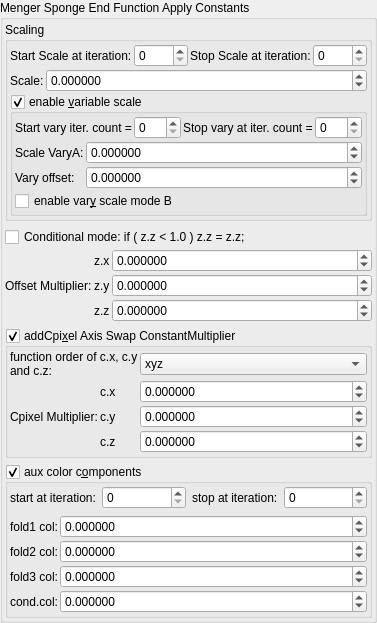
    <widget class="QGroupBox" name="groupBox_3">
     <property name="title">
      <string>Menger Sponge End Function Apply Constants</string>
     </property>
     <layout class="QVBoxLayout" name="verticalLayout_5">
      <property name="leftMargin">
       <number>2</number>
      </property>
      <property name="topMargin">
       <number>2</number>
      </property>
      <property name="rightMargin">
       <number>2</number>
      </property>
      <property name="bottomMargin">
       <number>2</number>
      </property>
      <item>
       <widget class="QGroupBox" name="groupBox_4">
        <property name="title">
         <string>Scaling</string>
        </property>
        <layout class="QVBoxLayout" name="verticalLayout_13" stretch="0,0,0">
         <property name="spacing">
          <number>2</number>
         </property>
         <property name="leftMargin">
          <number>2</number>
         </property>
         <property name="topMargin">
          <number>2</number>
         </property>
         <property name="rightMargin">
          <number>2</number>
         </property>
         <property name="bottomMargin">
          <number>2</number>
         </property>
         <item>
          <layout class="QGridLayout" name="gridLayout_14" columnstretch="0,1,0,1">
           <item row="1" column="2">
            <widget class="QLabel" name="label_52">
             <property name="text">
              <string>Stop Scale at iteration:</string>
             </property>
            </widget>
           </item>
           <item row="1" column="0">
            <widget class="QLabel" name="label_66">
             <property name="text">
              <string>Start Scale at iteration:</string>
             </property>
            </widget>
           </item>
           <item row="1" column="1">
            <widget class="MySpinBox" name="spinboxInt_transf_start_iterations_S">
             <property name="sizePolicy">
              <sizepolicy hsizetype="Minimum" vsizetype="Maximum">
               <horstretch>0</horstretch>
               <verstretch>0</verstretch>
              </sizepolicy>
             </property>
             <property name="maximum">
              <number>999</number>
             </property>
            </widget>
           </item>
           <item row="1" column="3">
            <widget class="MySpinBox" name="spinboxInt_transf_stop_iterations_S">
             <property name="sizePolicy">
              <sizepolicy hsizetype="Minimum" vsizetype="Maximum">
               <horstretch>0</horstretch>
               <verstretch>0</verstretch>
              </sizepolicy>
             </property>
             <property name="maximum">
              <number>999</number>
             </property>
            </widget>
           </item>
          </layout>
         </item>
         <item>
          <layout class="QGridLayout" name="gridLayout_17" columnstretch="0,1">
           <property name="spacing">
            <number>2</number>
           </property>
           <item row="1" column="0">
            <widget class="QLabel" name="label_9">
             <property name="text">
              <string>Scale:</string>
             </property>
            </widget>
           </item>
           <item row="1" column="1">
            <widget class="MyDoubleSpinBox" name="spinbox_transf_scale_3">
             <property name="sizePolicy">
              <sizepolicy hsizetype="Minimum" vsizetype="Maximum">
               <horstretch>0</horstretch>
               <verstretch>0</verstretch>
              </sizepolicy>
             </property>
             <property name="prefix">
              <string/>
             </property>
             <property name="suffix">
              <string/>
             </property>
             <property name="decimals">
              <number>6</number>
             </property>
             <property name="minimum">
              <double>-99.998999999999995</double>
             </property>
             <property name="maximum">
              <double>99.998999999999995</double>
             </property>
             <property name="singleStep">
              <double>0.100000000000000</double>
             </property>
            </widget>
           </item>
          </layout>
         </item>
         <item>
          <widget class="MyGroupBox" name="groupCheck_transf_function_enabledF_false">
           <property name="title">
            <string>enable &amp;variable scale</string>
           </property>
           <property name="checkable">
            <bool>true</bool>
           </property>
           <layout class="QVBoxLayout" name="verticalLayout_15" stretch="0,0">
            <property name="spacing">
             <number>2</number>
            </property>
            <property name="leftMargin">
             <number>2</number>
            </property>
            <property name="topMargin">
             <number>2</number>
            </property>
            <property name="rightMargin">
             <number>2</number>
            </property>
            <property name="bottomMargin">
             <number>2</number>
            </property>
            <item>
             <layout class="QHBoxLayout" name="horizontalLayout" stretch="0,1,0,1">
              <property name="topMargin">
               <number>0</number>
              </property>
              <item>
               <widget class="QLabel" name="label_75">
                <property name="text">
                 <string>Start vary iter. count =</string>
                </property>
                <property name="wordWrap">
                 <bool>true</bool>
                </property>
               </widget>
              </item>
              <item>
               <widget class="MySpinBox" name="spinboxInt_transf_start_iterations_Y">
                <property name="sizePolicy">
                 <sizepolicy hsizetype="Minimum" vsizetype="Maximum">
                  <horstretch>0</horstretch>
                  <verstretch>0</verstretch>
                 </sizepolicy>
                </property>
                <property name="minimum">
                 <number>0</number>
                </property>
                <property name="maximum">
                 <number>999</number>
                </property>
                <property name="value">
                 <number>0</number>
                </property>
               </widget>
              </item>
              <item>
               <widget class="QLabel" name="label_62">
                <property name="text">
                 <string>Stop vary at iter. count =</string>
                </property>
                <property name="wordWrap">
                 <bool>true</bool>
                </property>
               </widget>
              </item>
              <item>
               <widget class="MySpinBox" name="spinboxInt_transf_stop_iterations_Y">
                <property name="sizePolicy">
                 <sizepolicy hsizetype="Preferred" vsizetype="Maximum">
                  <horstretch>0</horstretch>
                  <verstretch>0</verstretch>
                 </sizepolicy>
                </property>
                <property name="maximum">
                 <number>999</number>
                </property>
               </widget>
              </item>
             </layout>
            </item>
            <item>
             <layout class="QGridLayout" name="gridLayout_32" columnstretch="0,1">
              <property name="spacing">
               <number>2</number>
              </property>
              <item row="3" column="0" colspan="2">
               <widget class="MyCheckBox" name="checkBox_transf_function_enabledM_false">
                <property name="text">
                 <string>enable var&amp;y scale mode B</string>
                </property>
               </widget>
              </item>
              <item row="1" column="1">
               <widget class="MyDoubleSpinBox" name="spinbox_transf_scale_vary_0">
                <property name="sizePolicy">
                 <sizepolicy hsizetype="Minimum" vsizetype="Maximum">
                  <horstretch>0</horstretch>
                  <verstretch>0</verstretch>
                 </sizepolicy>
                </property>
                <property name="prefix">
                 <string/>
                </property>
                <property name="suffix">
                 <string/>
                </property>
                <property name="decimals">
                 <number>6</number>
                </property>
                <property name="minimum">
                 <double>-100000.000000000000000</double>
                </property>
                <property name="maximum">
                 <double>100000.000000000000000</double>
                </property>
                <property name="singleStep">
                 <double>0.100000000000000</double>
                </property>
               </widget>
              </item>
              <item row="2" column="0">
               <widget class="QLabel" name="label_150">
                <property name="text">
                 <string>Vary offset:</string>
                </property>
               </widget>
              </item>
              <item row="2" column="1">
               <widget class="MyDoubleSpinBox" name="spinbox_transf_scaleC_1">
                <property name="sizePolicy">
                 <sizepolicy hsizetype="Minimum" vsizetype="Maximum">
                  <horstretch>0</horstretch>
                  <verstretch>0</verstretch>
                 </sizepolicy>
                </property>
                <property name="prefix">
                 <string/>
                </property>
                <property name="suffix">
                 <string/>
                </property>
                <property name="decimals">
                 <number>6</number>
                </property>
                <property name="minimum">
                 <double>-100000.000000000000000</double>
                </property>
                <property name="maximum">
                 <double>100000.000000000000000</double>
                </property>
                <property name="singleStep">
                 <double>0.100000000000000</double>
                </property>
               </widget>
              </item>
              <item row="1" column="0">
               <widget class="QLabel" name="label_145">
                <property name="text">
                 <string>Scale VaryA:</string>
                </property>
               </widget>
              </item>
             </layout>
            </item>
           </layout>
          </widget>
         </item>
        </layout>
       </widget>
      </item>
      <item>
       <layout class="QGridLayout" name="gridLayout_63" columnstretch="0,0,0,1">
        <property name="spacing">
         <number>2</number>
        </property>
        <item row="1" column="2">
         <widget class="QLabel" name="label_93">
          <property name="text">
           <string notr="true">z.x</string>
          </property>
         </widget>
        </item>
        <item row="1" column="3">
         <widget class="MyDoubleSpinBox" name="spinbox3_transf_constant_multiplier_111_x">
          <property name="sizePolicy">
           <sizepolicy hsizetype="Minimum" vsizetype="Maximum">
            <horstretch>0</horstretch>
            <verstretch>0</verstretch>
           </sizepolicy>
          </property>
          <property name="prefix">
           <string/>
          </property>
          <property name="suffix">
           <string/>
          </property>
          <property name="decimals">
           <number>6</number>
          </property>
          <property name="minimum">
           <double>-99.989999999999995</double>
          </property>
          <property name="maximum">
           <double>99.989999999999995</double>
          </property>
          <property name="singleStep">
           <double>0.100000000000000</double>
          </property>
         </widget>
        </item>
        <item row="0" column="1" colspan="3">
         <widget class="MyCheckBox" name="checkBox_transf_function_enabled">
          <property name="text">
           <string>Conditional mode: if ( z.z &lt; 1.0 ) z.z = z.z;</string>
          </property>
         </widget>
        </item>
        <item row="3" column="3">
         <widget class="MyDoubleSpinBox" name="spinbox3_transf_constant_multiplier_111_z">
          <property name="sizePolicy">
           <sizepolicy hsizetype="Minimum" vsizetype="Maximum">
            <horstretch>0</horstretch>
            <verstretch>0</verstretch>
           </sizepolicy>
          </property>
          <property name="prefix">
           <string/>
          </property>
          <property name="suffix">
           <string/>
          </property>
          <property name="decimals">
           <number>6</number>
          </property>
          <property name="minimum">
           <double>-99.989999999999995</double>
          </property>
          <property name="maximum">
           <double>99.989999999999995</double>
          </property>
          <property name="singleStep">
           <double>0.100000000000000</double>
          </property>
         </widget>
        </item>
        <item row="3" column="2">
         <widget class="QLabel" name="label_98">
          <property name="text">
           <string notr="true">z.z</string>
          </property>
         </widget>
        </item>
        <item row="2" column="3">
         <widget class="MyDoubleSpinBox" name="spinbox3_transf_constant_multiplier_111_y">
          <property name="sizePolicy">
           <sizepolicy hsizetype="Minimum" vsizetype="Maximum">
            <horstretch>0</horstretch>
            <verstretch>0</verstretch>
           </sizepolicy>
          </property>
          <property name="prefix">
           <string/>
          </property>
          <property name="suffix">
           <string/>
          </property>
          <property name="decimals">
           <number>6</number>
          </property>
          <property name="minimum">
           <double>-99.989999999999995</double>
          </property>
          <property name="maximum">
           <double>99.989999999999995</double>
          </property>
          <property name="singleStep">
           <double>0.100000000000000</double>
          </property>
         </widget>
        </item>
        <item row="2" column="2">
         <widget class="QLabel" name="label_90">
          <property name="text">
           <string notr="true">z.y</string>
          </property>
         </widget>
        </item>
        <item row="2" column="1">
         <widget class="QLabel" name="label_91">
          <property name="text">
           <string>Offset Multiplier:</string>
          </property>
         </widget>
        </item>
       </layout>
      </item>
      <item>
       <widget class="MyGroupBox" name="groupCheck_transf_addCpixel_enabled_false">
        <property name="toolTip">
         <string>&lt;html&gt;&lt;head/&gt;&lt;body&gt;&lt;p&gt;Cpixel is CVector3 c = ( c.x, c.y, c.z). It is each original point (pixel) in 3D space where the iteration starts from, ( c = original z for each point .) It is commonly found in formula structures z = f(z) + c.&lt;/p&gt;&lt;p&gt;The Cpixel multiplier effectively scales this point &amp;quot;c&amp;quot;.&lt;/p&gt;&lt;p&gt;This transform allows the swapping of the order of the &amp;quot;CVector3 c&amp;quot; components before being multiplied by &amp;quot;CVector3 z&amp;quot; components.&lt;/p&gt;&lt;/body&gt;&lt;/html&gt;</string>
        </property>
        <property name="title">
         <string>addCpi&amp;xel Axis Swap ConstantMultiplier</string>
        </property>
        <property name="checkable">
         <bool>true</bool>
        </property>
        <layout class="QVBoxLayout" name="verticalLayout_51">
         <property name="spacing">
          <number>2</number>
         </property>
         <property name="leftMargin">
          <number>2</number>
         </property>
         <property name="topMargin">
          <number>2</number>
         </property>
         <property name="rightMargin">
          <number>2</number>
         </property>
         <property name="bottomMargin">
          <number>2</number>
         </property>
         <item>
          <layout class="QGridLayout" name="gridLayout_25" columnstretch="0,0,1">
           <property name="spacing">
            <number>2</number>
           </property>
           <item row="1" column="2">
            <widget class="MyDoubleSpinBox" name="spinbox3_transf_constant_multiplierC_111_x">
             <property name="sizePolicy">
              <sizepolicy hsizetype="Minimum" vsizetype="Maximum">
               <horstretch>0</horstretch>
               <verstretch>0</verstretch>
              </sizepolicy>
             </property>
             <property name="prefix">
              <string/>
             </property>
             <property name="suffix">
              <string/>
             </property>
             <property name="decimals">
              <number>6</number>
             </property>
             <property name="minimum">
              <double>-99.989999999999995</double>
             </property>
             <property name="maximum">
              <double>99.989999999999995</double>
             </property>
             <property name="singleStep">
              <double>0.100000000000000</double>
             </property>
            </widget>
           </item>
           <item row="1" column="1">
            <widget class="QLabel" name="label_109">
             <property name="text">
              <string notr="true">c.x</string>
             </property>
            </widget>
           </item>
           <item row="3" column="2">
            <widget class="MyDoubleSpinBox" name="spinbox3_transf_constant_multiplierC_111_z">
             <property name="sizePolicy">
              <sizepolicy hsizetype="Minimum" vsizetype="Maximum">
               <horstretch>0</horstretch>
               <verstretch>0</verstretch>
              </sizepolicy>
             </property>
             <property name="prefix">
              <string/>
             </property>
             <property name="suffix">
              <string/>
             </property>
             <property name="decimals">
              <number>6</number>
             </property>
             <property name="minimum">
              <double>-99.989999999999995</double>
             </property>
             <property name="maximum">
              <double>99.989999999999995</double>
             </property>
             <property name="singleStep">
              <double>0.100000000000000</double>
             </property>
            </widget>
           </item>
           <item row="2" column="2">
            <widget class="MyDoubleSpinBox" name="spinbox3_transf_constant_multiplierC_111_y">
             <property name="sizePolicy">
              <sizepolicy hsizetype="Minimum" vsizetype="Maximum">
               <horstretch>0</horstretch>
               <verstretch>0</verstretch>
              </sizepolicy>
             </property>
             <property name="prefix">
              <string/>
             </property>
             <property name="suffix">
              <string/>
             </property>
             <property name="decimals">
              <number>6</number>
             </property>
             <property name="minimum">
              <double>-99.989999999999995</double>
             </property>
             <property name="maximum">
              <double>99.989999999999995</double>
             </property>
             <property name="singleStep">
              <double>0.100000000000000</double>
             </property>
            </widget>
           </item>
           <item row="2" column="1">
            <widget class="QLabel" name="label_110">
             <property name="text">
              <string notr="true">c.y</string>
             </property>
            </widget>
           </item>
           <item row="2" column="0">
            <widget class="QLabel" name="label_108">
             <property name="text">
              <string>Cpixel Multiplier:</string>
             </property>
            </widget>
           </item>
           <item row="3" column="1">
            <widget class="QLabel" name="label_111">
             <property name="text">
              <string notr="true">c.z</string>
             </property>
            </widget>
           </item>
           <item row="0" column="2">
            <widget class="MyComboBox" name="comboBox_mandelbulbMulti_order_of_xyz_C">
             <item>
              <property name="text">
               <string notr="true">xyz</string>
              </property>
             </item>
             <item>
              <property name="text">
               <string notr="true">xzy</string>
              </property>
             </item>
             <item>
              <property name="text">
               <string notr="true">yxz</string>
              </property>
             </item>
             <item>
              <property name="text">
               <string notr="true">yzx</string>
              </property>
             </item>
             <item>
              <property name="text">
               <string notr="true">zxy</string>
              </property>
             </item>
             <item>
              <property name="text">
               <string notr="true">zyx</string>
              </property>
             </item>
            </widget>
           </item>
           <item row="0" column="0" colspan="2">
            <widget class="QLabel" name="label">
             <property name="text">
              <string>function order of c.x, c.y and c.z:</string>
             </property>
             <property name="wordWrap">
              <bool>true</bool>
             </property>
            </widget>
           </item>
          </layout>
         </item>
        </layout>
       </widget>
      </item>
      <item>
       <widget class="MyGroupBox" name="groupCheck_fold_color_aux_color_enabled_false">
        <property name="title">
         <string>aux color c&amp;omponents</string>
        </property>
        <property name="checkable">
         <bool>true</bool>
        </property>
        <layout class="QVBoxLayout" name="verticalLayout_12">
         <property name="leftMargin">
          <number>2</number>
         </property>
         <property name="topMargin">
          <number>2</number>
         </property>
         <property name="rightMargin">
          <number>2</number>
         </property>
         <property name="bottomMargin">
          <number>2</number>
         </property>
         <item>
          <layout class="QHBoxLayout" name="horizontalLayout_26" stretch="0,1,0,1">
           <item>
            <widget class="QLabel" name="label_112">
             <property name="text">
              <string>start at iteration:</string>
             </property>
            </widget>
           </item>
           <item>
            <widget class="MySpinBox" name="spinboxInt_fold_color_start_iterations_A">
             <property name="sizePolicy">
              <sizepolicy hsizetype="Minimum" vsizetype="Maximum">
               <horstretch>0</horstretch>
               <verstretch>0</verstretch>
              </sizepolicy>
             </property>
             <property name="minimum">
              <number>0</number>
             </property>
             <property name="maximum">
              <number>999</number>
             </property>
             <property name="value">
              <number>0</number>
             </property>
            </widget>
           </item>
           <item>
            <widget class="QLabel" name="label_81">
             <property name="text">
              <string>stop at iteration:</string>
             </property>
            </widget>
           </item>
           <item>
            <widget class="MySpinBox" name="spinboxInt_fold_color_stop_iterations_A">
             <property name="sizePolicy">
              <sizepolicy hsizetype="Preferred" vsizetype="Maximum">
               <horstretch>0</horstretch>
               <verstretch>0</verstretch>
              </sizepolicy>
             </property>
             <property name="maximum">
              <number>999</number>
             </property>
            </widget>
           </item>
          </layout>
         </item>
         <item>
          <layout class="QGridLayout" name="gridLayout_15" columnstretch="0,1">
           <property name="spacing">
            <number>2</number>
           </property>
           <item row="3" column="1">
            <widget class="MyDoubleSpinBox" name="spinbox4_fold_color_difs_0000_w">
             <property name="sizePolicy">
              <sizepolicy hsizetype="Minimum" vsizetype="Maximum">
               <horstretch>0</horstretch>
               <verstretch>0</verstretch>
              </sizepolicy>
             </property>
             <property name="prefix">
              <string/>
             </property>
             <property name="suffix">
              <string/>
             </property>
             <property name="decimals">
              <number>6</number>
             </property>
             <property name="minimum">
              <double>-100.000000000000000</double>
             </property>
             <property name="maximum">
              <double>100.000000000000000</double>
             </property>
             <property name="singleStep">
              <double>0.100000000000000</double>
             </property>
            </widget>
           </item>
           <item row="1" column="1">
            <widget class="MyDoubleSpinBox" name="spinbox4_fold_color_difs_0000_y">
             <property name="sizePolicy">
              <sizepolicy hsizetype="Minimum" vsizetype="Maximum">
               <horstretch>0</horstretch>
               <verstretch>0</verstretch>
              </sizepolicy>
             </property>
             <property name="prefix">
              <string/>
             </property>
             <property name="suffix">
              <string/>
             </property>
             <property name="decimals">
              <number>6</number>
             </property>
             <property name="minimum">
              <double>-100.000000000000000</double>
             </property>
             <property name="maximum">
              <double>100.000000000000000</double>
             </property>
             <property name="singleStep">
              <double>0.100000000000000</double>
             </property>
            </widget>
           </item>
           <item row="0" column="1">
            <widget class="MyDoubleSpinBox" name="spinbox4_fold_color_difs_0000_x">
             <property name="sizePolicy">
              <sizepolicy hsizetype="Minimum" vsizetype="Maximum">
               <horstretch>0</horstretch>
               <verstretch>0</verstretch>
              </sizepolicy>
             </property>
             <property name="prefix">
              <string/>
             </property>
             <property name="suffix">
              <string/>
             </property>
             <property name="decimals">
              <number>6</number>
             </property>
             <property name="minimum">
              <double>-100.000000000000000</double>
             </property>
             <property name="maximum">
              <double>100.000000000000000</double>
             </property>
             <property name="singleStep">
              <double>0.100000000000000</double>
             </property>
            </widget>
           </item>
           <item row="2" column="0">
            <widget class="QLabel" name="label_289">
             <property name="text">
              <string>fold3 col:</string>
             </property>
            </widget>
           </item>
           <item row="1" column="0">
            <widget class="QLabel" name="label_180">
             <property name="text">
              <string>fold2 col:</string>
             </property>
            </widget>
           </item>
           <item row="2" column="1">
            <widget class="MyDoubleSpinBox" name="spinbox4_fold_color_difs_0000_z">
             <property name="sizePolicy">
              <sizepolicy hsizetype="Minimum" vsizetype="Maximum">
               <horstretch>0</horstretch>
               <verstretch>0</verstretch>
              </sizepolicy>
             </property>
             <property name="prefix">
              <string/>
             </property>
             <property name="suffix">
              <string/>
             </property>
             <property name="decimals">
              <number>6</number>
             </property>
             <property name="minimum">
              <double>-100.000000000000000</double>
             </property>
             <property name="maximum">
              <double>100.000000000000000</double>
             </property>
             <property name="singleStep">
              <double>0.100000000000000</double>
             </property>
            </widget>
           </item>
           <item row="3" column="0">
            <widget class="QLabel" name="label_290">
             <property name="text">
              <string>cond.col:</string>
             </property>
            </widget>
           </item>
           <item row="0" column="0">
            <widget class="QLabel" name="label_181">
             <property name="text">
              <string>fold1 col:</string>
             </property>
            </widget>
           </item>
          </layout>
         </item>
        </layout>
       </widget>
      </item>
     </layout>
    </widget>
